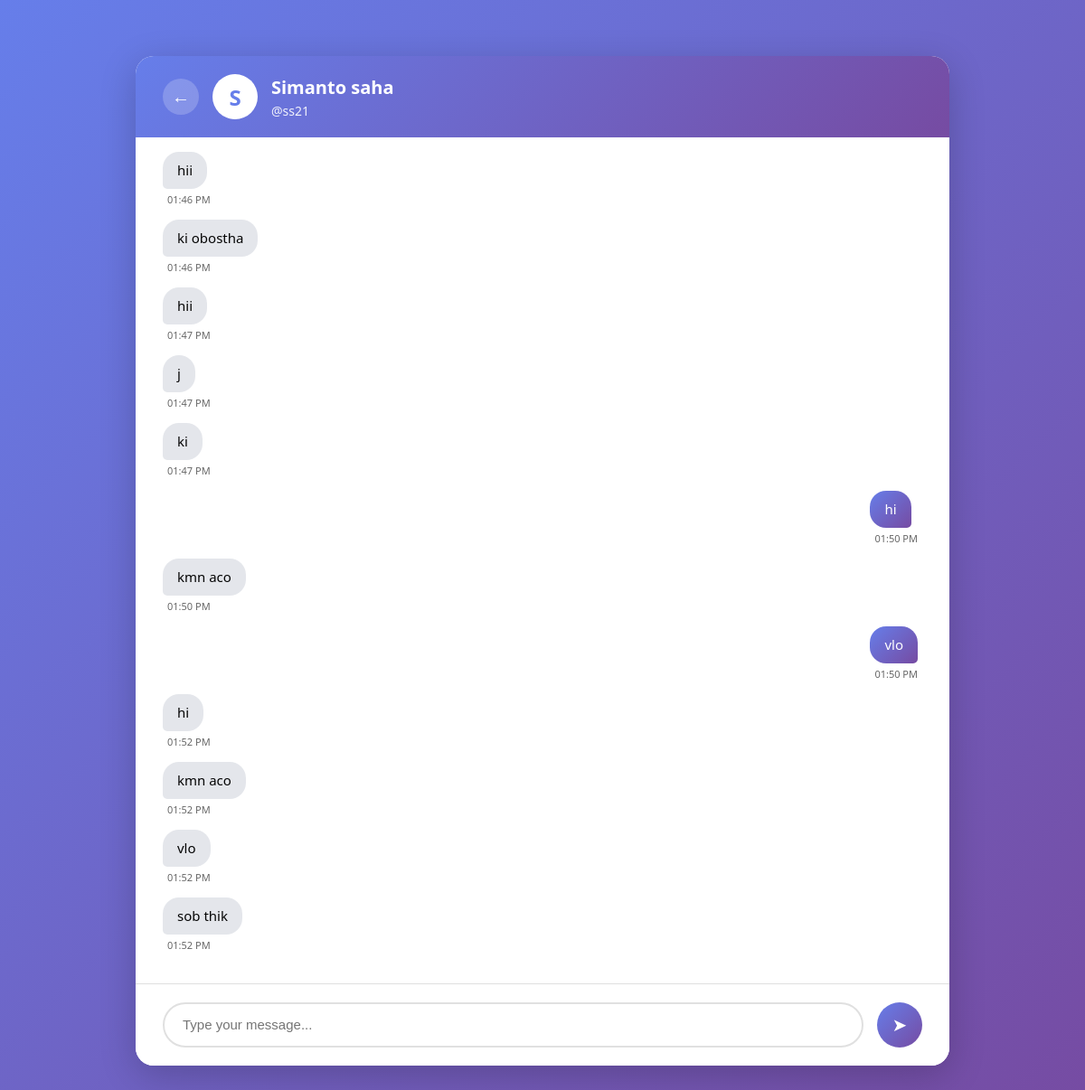
The page /chat/1/ (signed in) on the database its author committed.
### start_messiging/models.py (models this page shows, shortened)
class Message(models.Model):
    sender = models.ForeignKey(User, related_name='sent_messages', on_delete=models.CASCADE)
    receiver = models.ForeignKey(User, related_name='received_messages', on_delete=models.CASCADE)
    content = models.TextField()
    timestamp = models.DateTimeField(auto_now_add=True)
    is_read = models.BooleanField(default=False)
    class Meta:
        ordering = ['timestamp']

### start_messiging/views.py (the view, shortened to what this page needs)
# urls.py: path('chat/<int:friend_id>/', views.chat_view, name='chat_view'),
@login_required(login_url='view_login')
def chat_view(request, friend_id):
    friend = get_object_or_404(User, id=friend_id)
    is_friend = Friendship.objects.filter(
        Q(user1=request.user, user2=friend) | Q(user1=friend, user2=request.user)
    ).exists()
    if not is_friend:
        messages.error(request, 'You can only chat with friends')
        return redirect('view_connect')
    messages_list = Message.objects.filter(
        Q(sender=request.user, receiver=friend) | Q(sender=friend, receiver=request.user)
    ).order_by('timestamp')
    Message.objects.filter(sender=friend, receiver=request.user, is_read=False).update(is_read=True)
    context = {
        'friend': friend,
        'messages': messages_list
    }
    return render(request, 'start_messiging/chat.html', context)

### start_messiging/templates/start_messiging/chat.html (shortened to what this page needs)
<!DOCTYPE html>
<html lang="en">
<head>
</head>
<body>
    <div class="chat-container">
        <div class="chat-header">
            <div class="chat-header-left">
                <button class="back-btn" onclick="goBack()">←</button>
                <div class="user-avatar">{{ friend.username.0|upper }}</div>
                <div class="user-info">
                    <h2>{{ friend.first_name|default:friend.username }}</h2>
                    <p>@{{ friend.username }}</p>
                </div>
            </div>
        </div>
        <div class="messages-area" id="messagesArea">
            {% if messages %}
                {% for msg in messages %}
                <div class="message {% if msg.sender == user %}sent{% else %}received{% endif %}" data-id="{{ msg.id }}">
                    <div>
                        <div class="message-bubble">
                            {{ msg.content }}
                        </div>
                        <div class="message-time">
                            {{ msg.timestamp|date:"h:i A" }}
                        </div>
                    </div>
                </div>
                {% endfor %}
            {% else %}
                <div class="no-messages" id="noMessages">
                    <div class="no-messages-icon">💬</div>
                    <h3>No messages yet</h3>
                    <p>Start the conversation by sending a message!</p>
                </div>
            {% endif %}
        </div>
        <div class="message-input-area">
            <form id="messageForm" class="input-form">
                <input
                    type="text"
                    id="messageInput"
                    name="message"
                    class="message-input"
                    placeholder="Type your message..."
                    required
                    autocomplete="off"
                >
                <button type="submit" class="send-btn">➤</button>
            </form>
        </div>
    </div>
</body>
</html>

### start_messiging/templates/start_messiging/chat.html (style rules this page uses)
* { margin: 0; padding: 0; box-sizing: border-box; }
body { font-family: 'Segoe UI', Tahoma, Geneva, Verdana, sans-serif; background: linear-gradient(135deg, #667eea 0%, #764ba2 100%); height: 100vh; display: flex; justify-content: center; align-items: center; padding: 20px; }
.chat-container { width: 100%; max-width: 900px; height: 90vh; background: white; border-radius: 20px; box-shadow: 0 10px 40px rgba(0, 0, 0, 0.2); display: flex; flex-direction: column; overflow: hidden; }
.chat-header { background: linear-gradient(135deg, #667eea 0%, #764ba2 100%); color: white; padding: 20px 30px; display: flex; justify-content: space-between; align-items: center; }
.chat-header-left { display: flex; align-items: center; gap: 15px; }
.back-btn { background: rgba(255, 255, 255, 0.2); border: none; color: white; width: 40px; height: 40px; border-radius: 50%; cursor: pointer; font-size: 20px; transition: all 0.3s; }
.user-avatar { width: 50px; height: 50px; background: white; color: #667eea; border-radius: 50%; display: flex; align-items: center; justify-content: center; font-size: 24px; font-weight: bold; }
.user-info h2 { font-size: 20px; margin-bottom: 3px; }
.user-info p { font-size: 14px; opacity: 0.9; }
.messages-area { flex: 1; overflow-y: auto; padding: 20px 30px; background: #ffffff; }
.message { display: flex; margin-bottom: 15px; animation: fadeIn 0.3s ease; }
.message > div { display: inline-block; max-width: 70%; }
.message.sent { justify-content: flex-end; }
.message.received { justify-content: flex-start; }
.message-bubble { display: inline-block; padding: 10px 16px; border-radius: 18px; word-wrap: break-word; word-break: break-word; overflow-wrap: break-word; line-height: 1.4; font-size: 15px; }
.message.sent .message-bubble { background: linear-gradient(135deg, #667eea 0%, #764ba2 100%); color: white; border-bottom-right-radius: 5px; }
.message.received .message-bubble { background: #e4e6eb; color: #050505; border-bottom-left-radius: 5px; box-shadow: none; }
.message-time { font-size: 11px; margin-top: 4px; opacity: 0.6; padding: 0 5px; }
.message.sent .message-time { text-align: right; }
.message-input-area { padding: 20px 30px; background: white; border-top: 1px solid #e0e0e0; }
.input-form { display: flex; gap: 15px; }
.message-input { flex: 1; padding: 12px 20px; border: 2px solid #e0e0e0; border-radius: 25px; font-size: 15px; transition: all 0.3s; }
.send-btn { width: 50px; height: 50px; background: linear-gradient(135deg, #667eea 0%, #764ba2 100%); border: none; border-radius: 50%; color: white; font-size: 20px; cursor: pointer; transition: all 0.3s; }

### rows shown on the page
Message: content "hii", timestamp "01:46 PM"
Message: content "ki obostha", timestamp "01:46 PM"
Message: content "hii", timestamp "01:47 PM"
Message: content "j", timestamp "01:47 PM"
Message: content "ki", timestamp "01:47 PM"
Message: content "hi", timestamp "01:50 PM"
Message: content "kmn aco", timestamp "01:50 PM"
Message: content "vlo", timestamp "01:50 PM"
Message: content "hi", timestamp "01:52 PM"
Message: content "kmn aco", timestamp "01:52 PM"
Message: content "vlo", timestamp "01:52 PM"
Message: content "sob thik", timestamp "01:52 PM"

### other values the page prints
{{ friend.username.0|upper }} "S"
{{ friend.first_name|default:friend.username }} "Simanto saha"
{{ friend.username }} "ss21"
